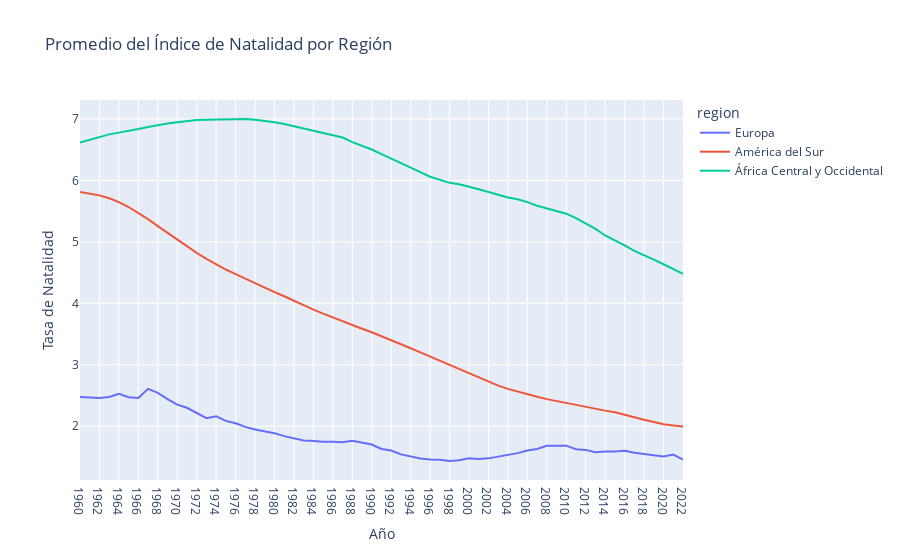

Notebook source saved alongside this figure:
### Code cell
# hacemos de esta forma para q sea mas facil agrupar por años
europa_melted = df_europa.melt(id_vars='Country Name', var_name='Año', value_name='Tasa de Natalidad')
africa_melted = df_africa.melt(id_vars='Country Name', var_name='Año', value_name='Tasa de Natalidad')
suramerica_melted = df_suramerica.melt(id_vars='Country Name', var_name='Año', value_name='Tasa de Natalidad')

#calculamos el promedio de natalidad por año para cada región

# Promedio de Europa
europa_prom = europa_melted.groupby('Año')['Tasa de Natalidad'].mean().reset_index() #esto agrupa por año y de eso saca el promedio de la tasa de natalidad
europa_prom['region'] = 'Europa'

# Promedio de América del Sur
suramerica_prom = suramerica_melted.groupby('Año')['Tasa de Natalidad'].mean().reset_index()
suramerica_prom['region'] = 'América del Sur'

# Promedio de África Central y Occidental
africa_prom = africa_melted.groupby('Año')['Tasa de Natalidad'].mean().reset_index()
africa_prom['region'] = 'África Central y Occidental'

# Combinamos los tres DataFrames
df_combinado = pd.concat([europa_prom, suramerica_prom, africa_prom])

import plotly.express as px

# Creamos el gráfico de línea
fig = px.line(df_combinado, x='Año', y='Tasa de Natalidad', color='region', title='Promedio del Índice de Natalidad por Región')


fig.show()

### Figure 1 — Plotly figure (JSON) as saved in the notebook; plotly's stock layout.template omitted (floating-point values rounded to 4 significant figures)
{"data": [{"hovertemplate": "region=Europa<br>Año=%{x}<br>Tasa de Natalidad=%{y}<extra></extra>", "legendgroup": "Europa", "line": {"color": "#636efa", "dash": "solid"}, "marker": {"symbol": "circle"}, "mode": "lines", "name": "Europa", "orientation": "v", "showlegend": true, "type": "scatter", "x": ["1960", "1961", "1962", "1963", "1964", "1965", "1966", "1967", "1968", "1969", "1970", "1971", "1972", "1973", "1974", "1975", "1976", "1977", "1978", "1979", "1980", "1981", "1982", "1983", "1984", "1985", "1986", "1987", "1988", "1989", "1990", "1991", "1992", "1993", "1994", "1995", "1996", "1997", "1998", "1999", "2000", "2001", "2002", "2003", "2004", "2005", "2006", "2007", "2008", "2009", "2010", "2011", "2012", "2013", "2014", "2015", "2016", "2017", "2018", "2019", "2020", "2021", "2022"], "xaxis": "x", "y": [2.477, 2.468, 2.458, 2.477, 2.526, 2.473, 2.459, 2.609, 2.544, 2.44, 2.351, 2.3, 2.218, 2.132, 2.162, 2.087, 2.047, 1.989, 1.948, 1.915, 1.886, 1.839, 1.808, 1.767, 1.761, 1.746, 1.747, 1.74, 1.764, 1.739, 1.702, 1.629, 1.604, 1.542, 1.512, 1.474, 1.459, 1.453, 1.434, 1.448, 1.479, 1.465, 1.477, 1.505, 1.542, 1.562, 1.605, 1.629, 1.683, 1.683, 1.684, 1.627, 1.615, 1.576, 1.59, 1.589, 1.6, 1.57, 1.55, 1.526, 1.508, 1.539, 1.455], "yaxis": "y"}, {"hovertemplate": "region=América del Sur<br>Año=%{x}<br>Tasa de Natalidad=%{y}<extra></extra>", "legendgroup": "América del Sur", "line": {"color": "#EF553B", "dash": "solid"}, "marker": {"symbol": "circle"}, "mode": "lines", "name": "América del Sur", "orientation": "v", "showlegend": true, "type": "scatter", "x": ["1960", "1961", "1962", "1963", "1964", "1965", "1966", "1967", "1968", "1969", "1970", "1971", "1972", "1973", "1974", "1975", "1976", "1977", "1978", "1979", "1980", "1981", "1982", "1983", "1984", "1985", "1986", "1987", "1988", "1989", "1990", "1991", "1992", "1993", "1994", "1995", "1996", "1997", "1998", "1999", "2000", "2001", "2002", "2003", "2004", "2005", "2006", "2007", "2008", "2009", "2010", "2011", "2012", "2013", "2014", "2015", "2016", "2017", "2018", "2019", "2020", "2021", "2022"], "xaxis": "x", "y": [5.813, 5.788, 5.757, 5.71, 5.646, 5.567, 5.475, 5.369, 5.256, 5.147, 5.04, 4.927, 4.821, 4.725, 4.631, 4.55, 4.474, 4.4, 4.322, 4.253, 4.183, 4.115, 4.039, 3.966, 3.898, 3.832, 3.768, 3.708, 3.647, 3.587, 3.529, 3.467, 3.395, 3.331, 3.268, 3.201, 3.133, 3.059, 2.994, 2.931, 2.859, 2.791, 2.727, 2.661, 2.607, 2.562, 2.522, 2.48, 2.441, 2.409, 2.378, 2.347, 2.308, 2.277, 2.254, 2.226, 2.18, 2.144, 2.104, 2.07, 2.033, 2.013, 1.994], "yaxis": "y"}, {"hovertemplate": "region=África Central y Occidental<br>Año=%{x}<br>Tasa de Natalidad=%{y}<extra></extra>", "legendgroup": "África Central y Occidental", "line": {"color": "#00cc96", "dash": "solid"}, "marker": {"symbol": "circle"}, "mode": "lines", "name": "África Central y Occidental", "orientation": "v", "showlegend": true, "type": "scatter", "x": ["1960", "1961", "1962", "1963", "1964", "1965", "1966", "1967", "1968", "1969", "1970", "1971", "1972", "1973", "1974", "1975", "1976", "1977", "1978", "1979", "1980", "1981", "1982", "1983", "1984", "1985", "1986", "1987", "1988", "1989", "1990", "1991", "1992", "1993", "1994", "1995", "1996", "1997", "1998", "1999", "2000", "2001", "2002", "2003", "2004", "2005", "2006", "2007", "2008", "2009", "2010", "2011", "2012", "2013", "2014", "2015", "2016", "2017", "2018", "2019", "2020", "2021", "2022"], "xaxis": "x", "y": [6.616, 6.661, 6.71, 6.749, 6.777, 6.804, 6.836, 6.87, 6.901, 6.926, 6.948, 6.97, 6.982, 6.988, 6.991, 6.999, 6.998, 6.999, 6.989, 6.972, 6.947, 6.918, 6.881, 6.849, 6.81, 6.774, 6.74, 6.697, 6.624, 6.565, 6.503, 6.428, 6.357, 6.287, 6.207, 6.136, 6.06, 6.008, 5.96, 5.938, 5.902, 5.855, 5.812, 5.769, 5.723, 5.694, 5.647, 5.588, 5.543, 5.509, 5.458, 5.386, 5.304, 5.211, 5.104, 5.027, 4.944, 4.853, 4.787, 4.711, 4.636, 4.561, 4.478], "yaxis": "y"}], "layout": {"legend": {"title": {"text": "region"}, "tracegroupgap": 0}, "title": {"text": "Promedio del Índice de Natalidad por Región"}, "xaxis": {"anchor": "y", "domain": [0, 1], "title": {"text": "Año"}}, "yaxis": {"anchor": "x", "domain": [0, 1], "title": {"text": "Tasa de Natalidad"}}}}
